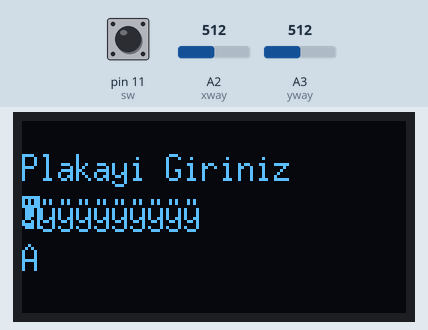
Recording of a sketch running on a simulated Arduino Uno, built with avr-gcc and run on an emulated ATmega328P. Parts: 128×64 one-colour display. Inputs (shaded band) come from the test bench; at power-on: A3 (yway) = 512, A2 (xway) = 512, pin 11 (sw) LOW. EEPROM starts erased; what the sketch prints to the serial monitor is not drawn.

Above: at 1.3 s.
1.4 s: A3 (yway) set to 207
3.3 s: A3 (yway) set to 190
At 4.27 s:
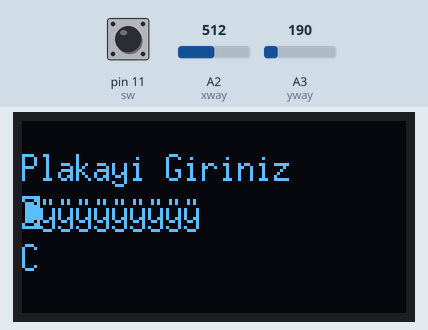
6.3 s: A2 (xway) set to 635
9.3 s: A2 (xway) set to 666
At 10.16 s:
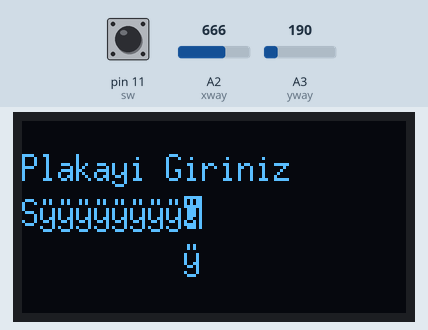
12.3 s: A2 (xway) set to 0
At 15.13 s:
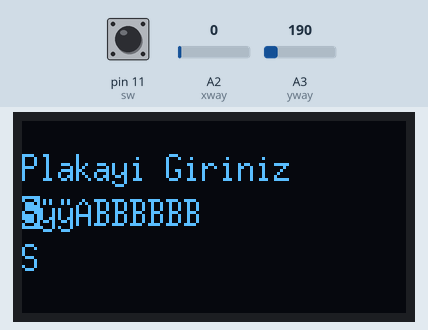
Timing chart, 0 to 16.6 s (numbered marks = the images above; inputs shaded):
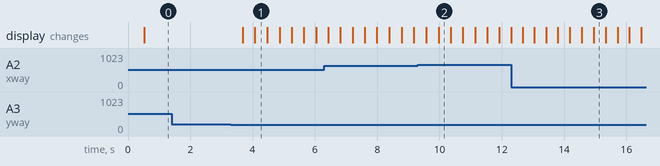

The sketch:

plaka.ino
```cpp
#include "U8glib.h"
U8GLIB_SH1106_128X64 u8g(U8G_I2C_OPT_NONE);

#define xway 2
#define yway 3
#define sw 11

//record
#include <EEPROM.h>
int address = 0;
byte value;

int xval;
int yval;
int swval;

char Letters[34]={"ABCDEFGHIJKLMNOPRSTUVYZ 1234567890"};
char plaka[11]="";
int plaka_position=0;
int letter_position=0;


void setup() {
  Serial.begin(9600);
  pinMode(xway, INPUT);
  pinMode(yway, INPUT);
  pinMode(sw, INPUT);
  for(int i=0;i<35;i++){
    Serial.print(i);Serial.println(Letters[i]);
  }

  for (int i=0;i<10;i++){
      plaka[i] = EEPROM.read(i);
      }


}


void loop() {
  xval=analogRead(xway);
  yval=analogRead(yway);
  swval=digitalRead(sw);
  Serial.print("*********************: ");Serial.println(digitalRead(sw));

  Serial.println("---------");
  Serial.print("xwal: ");Serial.println(xval);
  Serial.print("ywal: ");Serial.println(yval);
  Serial.print("sw: ");Serial.println(swval);
  Serial.print("plaka: ");Serial.println(plaka);
  Serial.print("plaka_position: ");Serial.println(plaka_position);
  Serial.print("letter_position: ");Serial.println(letter_position);
  Serial.print("letter: ");Serial.println(Letters[letter_position]);

  if( yval<200){
    letter_position++;
    if(letter_position>33)letter_position=0;
    plaka[plaka_position]=Letters[letter_position];
    EEPROM.write(plaka_position,Letters[letter_position]);
   }
  if(yval>650){
    letter_position--;
    if(letter_position<0)letter_position=33;
    plaka[plaka_position]=Letters[letter_position];
    EEPROM.write(plaka_position,Letters[letter_position]);
   }


  if( xval<200){
     plaka_position++;
     if(plaka_position>9)plaka_position=0;
     for (int i=0; i<35; i++) {
     if (plaka[plaka_position] == Letters[i]) {
       letter_position = i;
       break;
     }
     }
  }
  if(xval>650){
    plaka_position--;
    if(plaka_position<0)plaka_position=9;
    for (int i=0; i<35; i++) {
    if (plaka[plaka_position] == Letters[i]) {
     letter_position = i;
     break;
    }
    }
  }


  //print oled
  u8g.firstPage();
  do {
      uint8_t i, h;
      u8g_uint_t w, d;

      u8g.setFont(u8g_font_6x13);
      u8g.setFontRefHeightText();
      u8g.setFontPosTop();
      h = u8g.getFontAscent()-u8g.getFontDescent();
      w = u8g.getWidth();


      u8g.setPrintPos(0, 10);
      u8g.print("Plakayi Giriniz");
      u8g.setPrintPos(0, 25);
      for (  i = 0; i < 10; i++ ) {
        u8g.setDefaultForegroundColor();
        if ( i == plaka_position ) {
          u8g.drawBox(i*6, 25, 6, h);
          u8g.setDefaultBackgroundColor();
        }
        u8g.print(plaka[i]);
      }
      u8g.setDefaultForegroundColor();
      u8g.setPrintPos(plaka_position*6, 40);
      u8g.print(Letters[letter_position]);
    }

    while (u8g.nextPage() );
  delay(50);


}
```

Measured:
- the behaviour switches between 200 and 199 on A3 (yway) (found by bisection; images 0 and 1)
- the behaviour switches between 650 and 651 on A2 (xway) (found by bisection; images 1 and 2)
- after the input at 1.4 s, every drawn part: stays the same
- after the input at 3.3 s, the display: first changes after 0.39 s (image 1 shows a later state)
